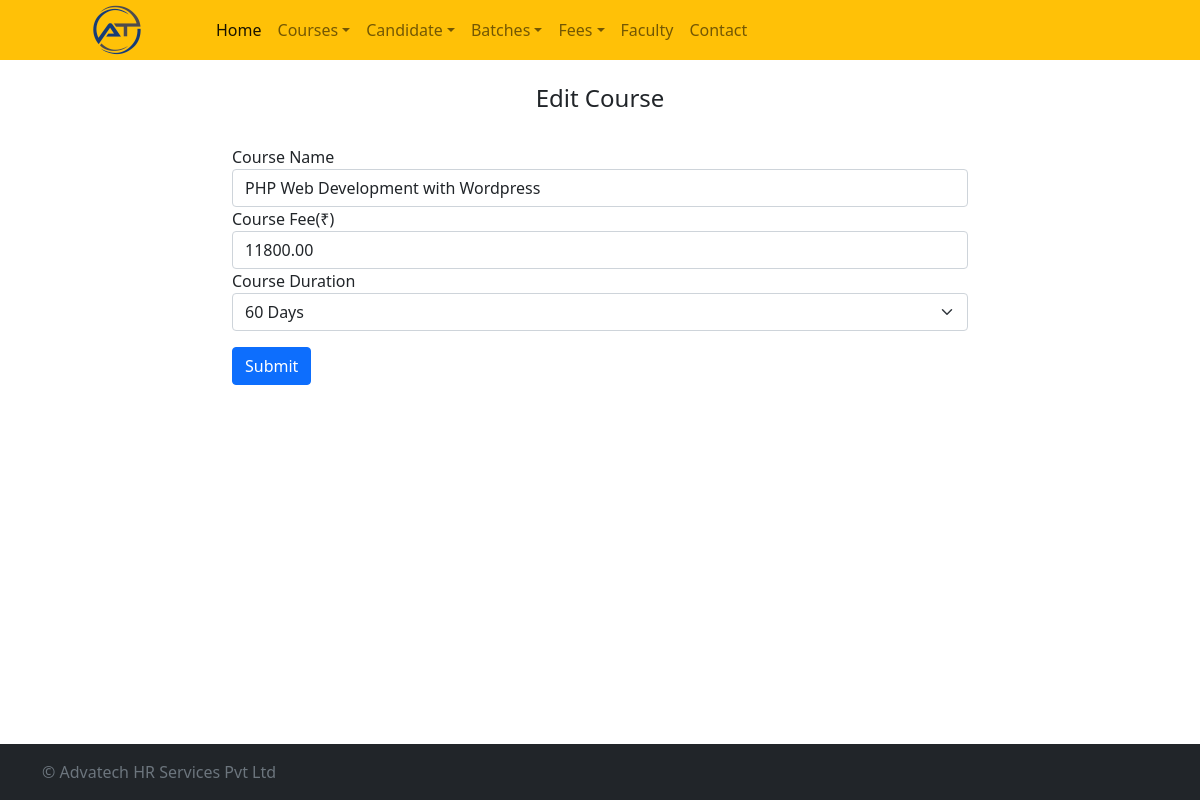
The page /edit-course/13/ on the database as committed earlier.
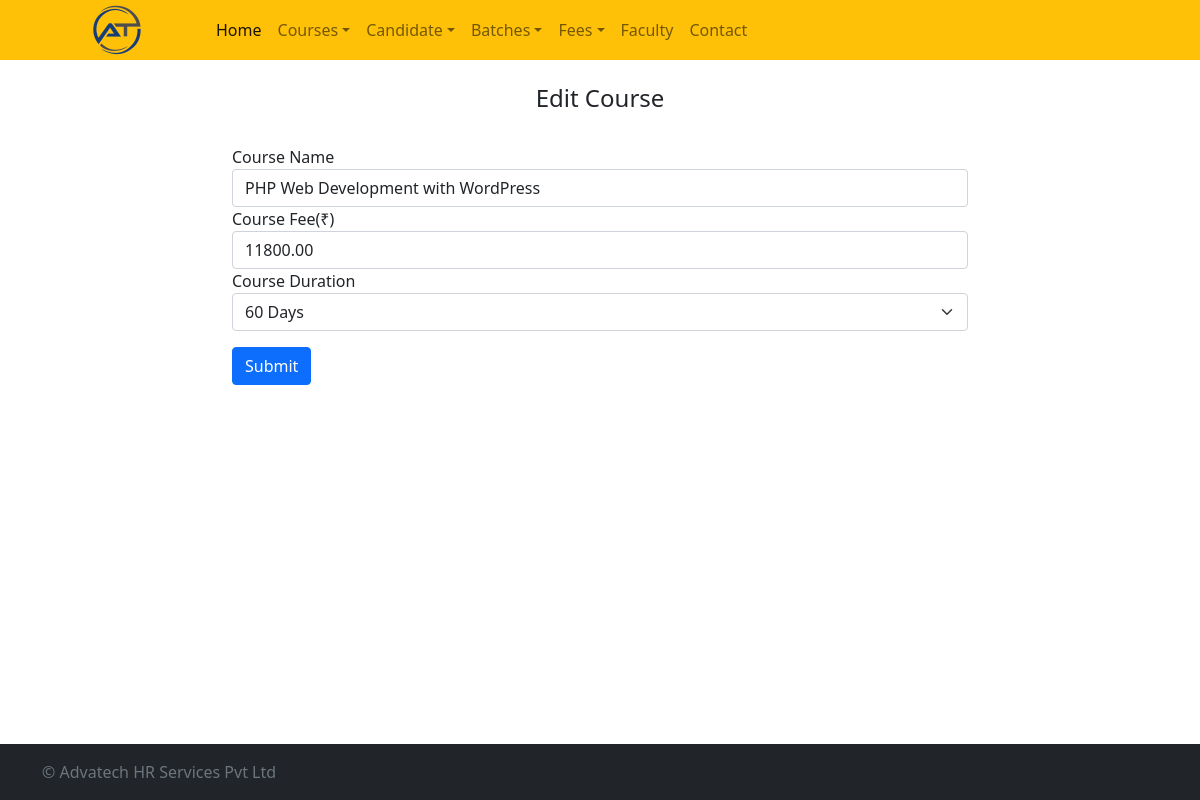
The same page on the database as committed later.
### crmapp/models.py (models this page shows)
class Course(models.Model):
    course_id = models.AutoField(primary_key=True)
    course_name = models.CharField(max_length=100)
    course_fee = models.DecimalField(max_digits=10, decimal_places=2)
    course_duration = models.CharField(max_length=100, default='')
    date_created = models.DateField()

### crmapp/views.py (the view, shortened to what this page needs)
# urls.py: path('edit-course/<int:course_id>/', views.add_edit_course, name='edit_course'),  # Use the same view for add and edit
def add_edit_course(request, course_id=None):
    if course_id:
        course = get_object_or_404(Course, course_id=course_id)
    else:
        course = None
    return render(request, 'course.html', {'coursedetails': course})

### templates/course.html (shortened to what this page needs)
{% extends 'base.html' %}
{% block content %}
<div class="row">
    <div class="col">
    </div>
    <div class="col-8">
        <div class="py-4 text-center">
            <h4>{% if coursedetails.course_id %}Edit Course{% else %}Add New Course{% endif %}</h4>
        </div>
        <form method="POST" action="{% if coursedetails.course_id %}{% url 'edit_course' course_id=coursedetails.course_id %}{% else %}{% url 'add_course' %}{% endif %}">
          <div class="form-group">
            <label for="exampleInputEmail1">Course Name</label>
            <input type="text" name="coursename" class="form-control" id="exampleInputEmail1" aria-describedby="emailHelp" placeholder="Enter the course name" value="{{ coursedetails.course_name }}">
          </div>
          <div class="form-group">
            <label for="exampleInputPassword1">Course Fee(₹)</label>
            <input type="text"  name="coursefee" class="form-control" id="exampleInputPassword1" placeholder="Enter Fee" value="{{ coursedetails.course_fee }}">
          </div>
          <div class="form-group">
            <label for="courseduration">Course Duration</label>
            <select name="courseduration" id="courseduration" class="form-select">
              <option {% if coursedetails.course_duration == '60 Days' %}selected="selected"{% endif %} value="60 Days">60 Days</option>
            </select>
          </div>
          <div class="form-group mt-3">
                <button type="submit" class="btn btn-primary">Submit</button>
          </div>
        </form>
    </div>
    <div class="col">
    </div>
</div>
{% endblock %}

Rows that differ between the two databases and show on the page:
changed Course "60 Days": coursename "PHP Web Development with Wordpress" → "PHP Web Development with WordPress"
